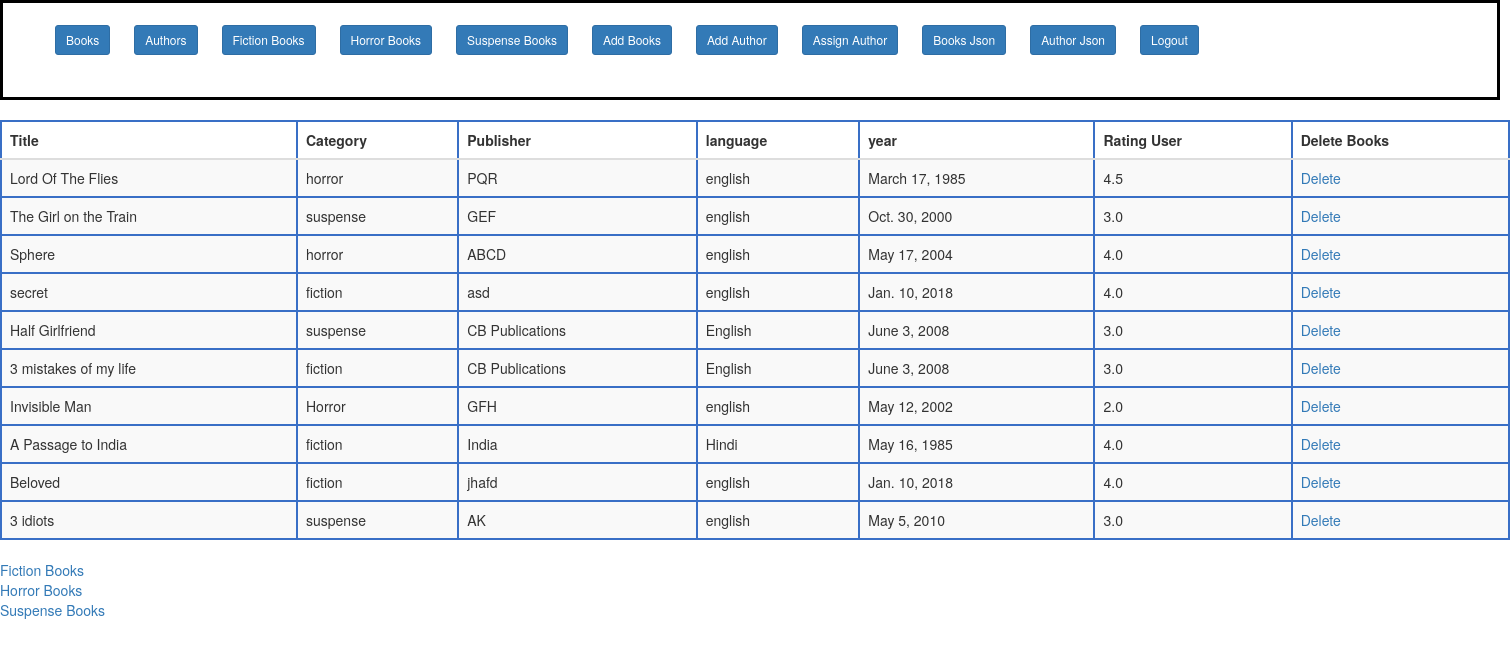
The app's page /books/ (signed in) with its own data.
### Category/models.py (models this page shows, shortened)
class Books(models.Model):
    title = models.CharField(max_length=50)
    category = models.CharField(max_length=50)
    publisher = models.CharField(max_length=50)
    language = models.CharField(max_length=50)
    years = models.DateField()
    rating_user = models.FloatField()
    author = models.ForeignKey(Author, models.SET_NULL, null=True)

### Bookstore/views.py (the view)
# urls.py: path('books/', views.books,name="allbooks"),
@login_required(login_url="homepage")
def books(request):
    mydata={}
    books=Books.objects.all()
    mydata["bookdata"]=books
    return render(request,'books.html',mydata)

### Category/templates/books.html (shortened to what this page needs)
{% extends 'index.html'%}
{% block body %}
        <table class="table table-striped">
     <thead>
            <tr>
                <th>Title</th>
                <th>Category</th>
                <th>Publisher</th>
                <th>language</th>
                <th>year</th>
                <th>Rating User</th>
                <th>Delete Books</th>
            </tr>
     </thead>
            {% for books in bookdata %}
        <tbody>
            <tr>
                <td>{{books.title}}</td>
                <td>{{books.category}}</td>
                <td>{{books.publisher}}</td>
                <td>{{books.language}}</td>
                <td>{{books.years}}</td>
                <td>{{books.rating_user}}</td>
                <td><a href = "{% url 'del' books.id %}">Delete</a></td>
            </tr>
        </tbody>
            {% endfor %}
        </table>
        <a href = "{%url 'fiction' %}">  Fiction Books </a><br>
        <a href = "{%url 'horror' %}">  Horror Books </a><br>
        <a href = "{%url 'suspense' %}">  Suspense Books </a>
{% endblock %}

### Category/templates/index.html (shortened to what this page needs)
<!DOCTYPE html>
<html>
<head>
    <link rel="stylesheet" href="https://maxcdn.bootstrapcdn.com/bootstrap/3.4.0/css/bootstrap.min.css">
</head>
<body>
<div class="mainpage">
    <nav>
        <ul>
            <li>
                <a class="btn btn-primary btn-sm" href="{% url 'allbooks'%}" role="button">Books</a>
            </li>
            <li>
                <a class="btn btn-primary btn-sm" href="{% url 'author'%}" role="button">Authors</a>
            </li>
            <li>
                <a class="btn btn-primary btn-sm" href="{% url 'fiction'%}" role="button">Fiction Books</a>
            </li>
            <li>
                <a class="btn btn-primary btn-sm" href="{% url 'horror'%}" role="button">Horror Books</a>
            </li>
            <li>
                <a class="btn btn-primary btn-sm" href="{% url 'suspense'%}" role="button">Suspense Books</a>
            </li>
            <li>
                <a class="btn btn-primary btn-sm" href="{% url 'add_book'%}" role="button">Add Books</a>
            </li>
            <li>
                <a class="btn btn-primary btn-sm" href="{% url 'addauthor'%}" role="button">Add Author</a>
            </li>
            <li>
                <a class="btn btn-primary btn-sm" href="{% url 'assignauthor' %}" role="button">Assign Author</a>
            </li>
            <li>
                <a class="btn btn-primary btn-sm" href="{% url 'bjson' %}" role="button">Books Json</a>
            </li>
             <li>
                <a class="btn btn-primary btn-sm" href="{% url 'ajson' %}" role="button">Author Json</a>
            </li>
            <li>
                <a class="btn btn-primary btn-sm" href="{% url 'logout_view' %}" role="button">Logout</a>
            </li>
        </ul>
    </nav>
</div><br>
{% block body %}
{% endblock %}
</body>
</html>

### Category/templates/index.html (style rules this page uses)
li { float:left; margin:12px; list-style-type:none; }
.mainpage { border:3px solid black; height:100px; width:1500px; }

### Category/templates/books.html (style rules this page uses)
table,th,tr,td { border: 2px solid #396fc6; border-collapse: collapse; }

### records on screen
Books: title "Lord Of The Flies", category "horror", publisher "PQR", language "english", years "March 17, 1985", rating_user "4.5"
Books: title "The Girl on the Train", category "suspense", publisher "GEF", language "english", years "Oct. 30, 2000", rating_user "3.0"
Books: title "Sphere", category "horror", publisher "ABCD", language "english", years "May 17, 2004", rating_user "4.0"
Books: title "secret", category "fiction", publisher "asd", language "english", years "Jan. 10, 2018", rating_user "4.0"
Books: title "Half Girlfriend", category "suspense", publisher "CB Publications", language "English", years "June 3, 2008", rating_user "3.0"
Books: title "3 mistakes of my life", category "fiction", publisher "CB Publications", language "English", years "June 3, 2008", rating_user "3.0"
Books: title "Invisible Man", category "Horror", publisher "GFH", language "english", years "May 12, 2002", rating_user "2.0"
Books: title "A Passage to India", category "fiction", publisher "India", language "Hindi", years "May 16, 1985", rating_user "4.0"
Books: title "Beloved", category "fiction", publisher "jhafd", language "english", years "Jan. 10, 2018", rating_user "4.0"
Books: title "3 idiots", category "suspense", publisher "AK", language "english", years "May 5, 2010", rating_user "3.0"
